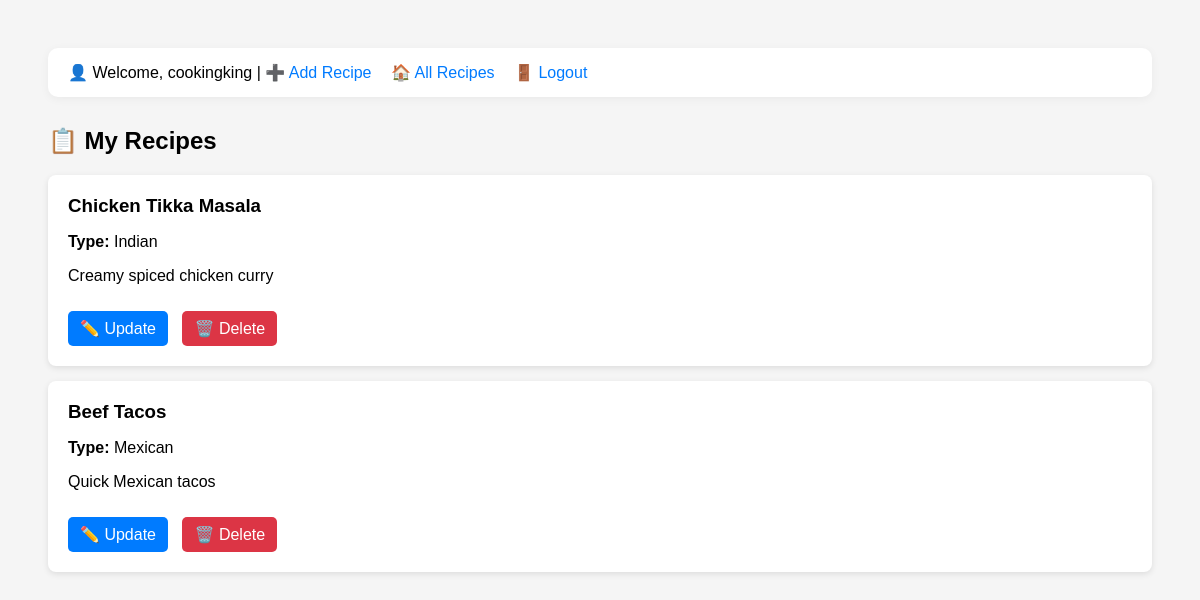
The app's page /my_recipes.php (signed in) with its own data.
### tables this page shows
CREATE TABLE `recipes` (
  `rid` int(11) NOT NULL,
  `name` varchar(50) NOT NULL,
  `description` varchar(300) DEFAULT NULL,
  `type` enum('French','Italian','Chinese','Indian','Mexican','Others') NOT NULL,
  `Cookingtime` int(4) ,
  `ingredients` varchar(1000) ,
  `instructions` varchar(1000) ,
  `image` varchar(200),
  `uid` int(11) UNSIGNED NOT NULL
);

### my_recipes.php (the view, shortened to what this page needs)
<?php
include 'db.php';
$uid = $_SESSION['uid'];
$stmt = $conn->prepare("SELECT rid, name, type, description FROM recipes WHERE uid = ?");
$stmt->bind_param("i", $uid);
$stmt->execute();
$result = $stmt->get_result();
?>
<!DOCTYPE html>
<html>
<head>
</head>
<body>
<div class="topbar">
    👤 Welcome, <?php echo htmlspecialchars($_SESSION['username']); ?> |
    <a href="add_recipe.php">➕ Add Recipe</a>
    <a href="index.php">🏠 All Recipes</a>
    <a href="logout.php">🚪 Logout</a>
</div>
<h2>📋 My Recipes</h2>
<?php while ($row = $result->fetch_assoc()): ?>
    <div class="recipe">
        <h3><?php echo htmlspecialchars($row['name']); ?></h3>
        <p><strong>Type:</strong> <?php echo htmlspecialchars($row['type']); ?></p>
        <p><?php echo htmlspecialchars($row['description']); ?></p>
        <a class="btn" href="update_recipe.php?rid=<?php echo $row['rid']; ?>">✏️ Update</a>
        <a class="btn btn-danger" href="delete_recipe.php?rid=<?php echo $row['rid']; ?>" onclick="return confirm('Are you sure you want to delete this recipe?');">🗑️ Delete</a>
    </div>
<?php endwhile; ?>
</body>
</html>

### my_recipes.php (style rules this page uses)
body { font-family: Arial; padding: 40px; background: #f5f5f5; }
.topbar { margin-bottom: 30px; background: #fff; padding: 15px 20px; border-radius: 10px; box-shadow: 0 2px 10px rgba(0,0,0,0.05); }
.topbar a { margin-right: 15px; text-decoration: none; color: #007bff; }
h2 { margin-bottom: 20px; }
.recipe { background: white; padding: 20px; margin-bottom: 15px; border-radius: 8px; box-shadow: 0 2px 6px rgba(0,0,0,0.1); }
.recipe h3 { margin: 0 0 10px 0; }
.btn { margin-top: 10px; display: inline-block; background: #007BFF; color: white; padding: 8px 12px; border-radius: 5px; text-decoration: none; margin-right: 10px; }
.btn-danger { background: #dc3545; }

### records on screen
recipes: name "Chicken Tikka Masala", type "Indian", description "Creamy spiced chicken curry"
recipes: name "Beef Tacos", type "Mexican", description "Quick Mexican tacos"

### other values on screen
$_SESSION['username'] "cookingking"
